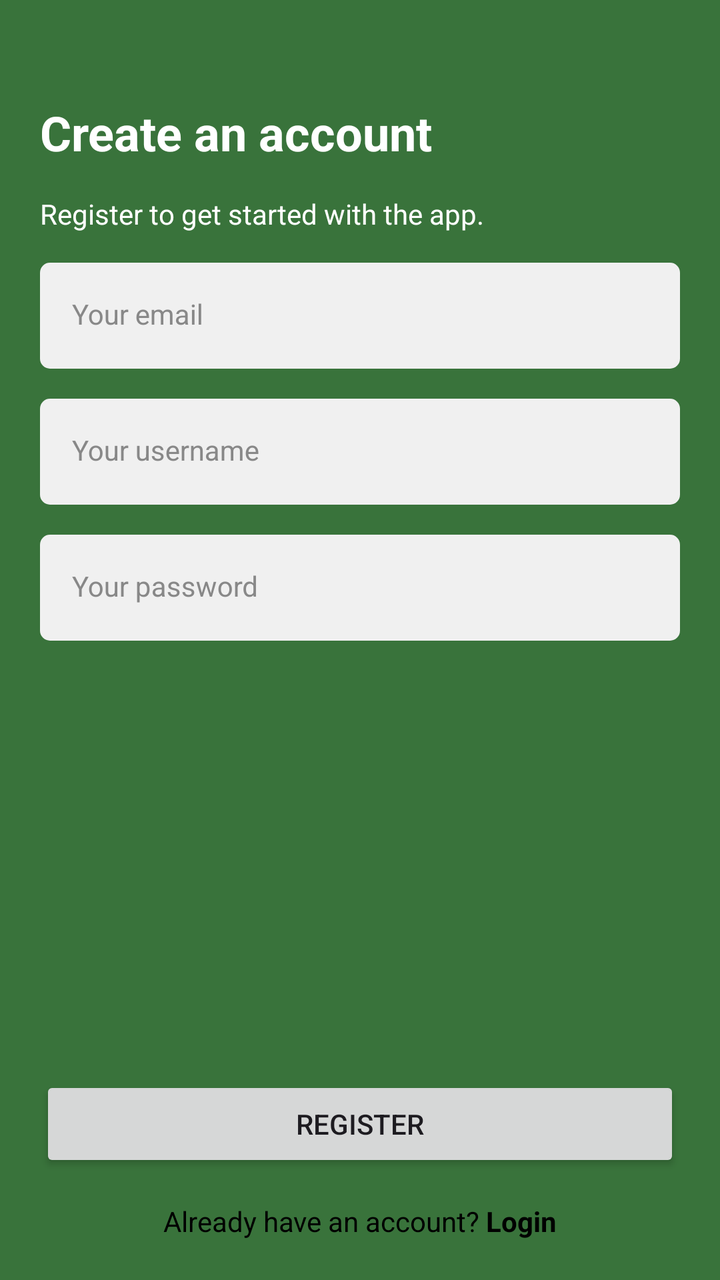
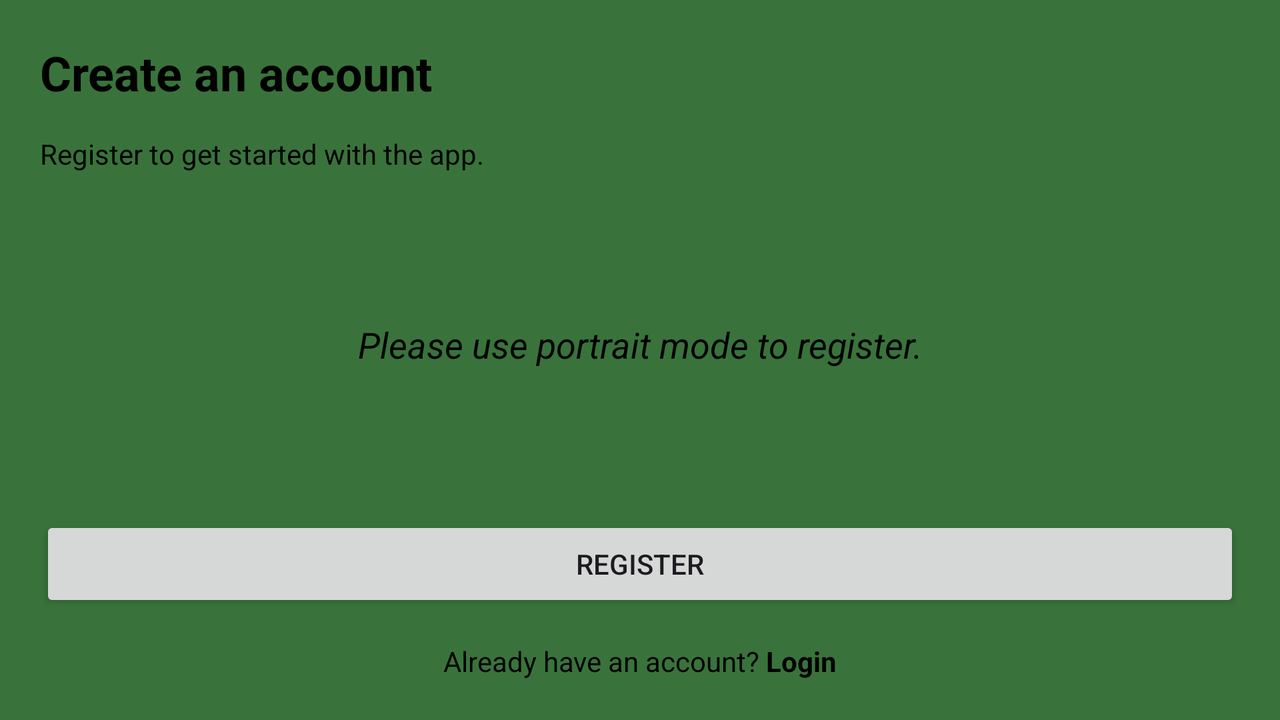

Compare how this app lays out the same screen by default and in its alternative resource folder. The renders come first, then the two layout files and the values they reference.
<!-- AndroidManifest.xml: application theme Theme.SkyAfra -->
<!-- res/layout/activity_register.xml -->
<?xml version="1.0" encoding="utf-8"?>
<androidx.constraintlayout.widget.ConstraintLayout xmlns:android="http://schemas.android.com/apk/res/android"
    xmlns:app="http://schemas.android.com/apk/res-auto"
    xmlns:tools="http://schemas.android.com/tools"
    android:layout_width="match_parent"
    android:layout_height="match_parent"
    android:background="@color/green"
    tools:context=".activity.RegisterActivity"
    android:padding="20dp">

    <TextView
        android:id="@+id/tv_register_title"
        android:layout_width="match_parent"
        android:layout_height="wrap_content"
        android:layout_marginTop="30dp"
        android:text="@string/register_title"
        android:textColor="@color/white"
        style="@style/Title"
        app:layout_constraintEnd_toEndOf="parent"
        app:layout_constraintStart_toStartOf="parent"
        app:layout_constraintTop_toTopOf="parent"/>

    <TextView
        android:id="@+id/tv_register_sub_title"
        android:layout_width="match_parent"
        android:layout_height="wrap_content"
        android:layout_marginTop="15dp"
        android:text="@string/register_sub_title"
        style="@style/SubTitle"
        android:textColor="@color/white"
        app:layout_constraintEnd_toEndOf="parent"
        app:layout_constraintStart_toStartOf="parent"
        app:layout_constraintTop_toBottomOf="@+id/tv_register_title"/>


        <com.google.android.material.textfield.TextInputLayout
            android:id="@+id/til_email"
            style="@style/TextInputLayout"
            android:layout_width="match_parent"
            android:layout_height="wrap_content"
            android:layout_marginTop="15dp"
            android:hint="@string/register_email"
            app:layout_constraintEnd_toEndOf="parent"
            app:layout_constraintStart_toStartOf="parent"
            app:layout_constraintTop_toBottomOf="@+id/tv_register_sub_title">

            <com.google.android.material.textfield.TextInputEditText
                android:id="@+id/et_email"
                style="@style/TextInputEditText"
                android:layout_width="match_parent"
                android:layout_height="wrap_content" />

        </com.google.android.material.textfield.TextInputLayout>

        <com.google.android.material.textfield.TextInputLayout
            android:id="@+id/til_username"
            style="@style/TextInputLayout"
            android:layout_width="match_parent"
            android:layout_height="wrap_content"
            android:layout_marginTop="15dp"
            android:hint="@string/register_username"
            app:layout_constraintEnd_toEndOf="parent"
            app:layout_constraintStart_toStartOf="parent"
            app:layout_constraintTop_toBottomOf="@+id/til_email">

            <com.google.android.material.textfield.TextInputEditText
                android:id="@+id/et_username"
                style="@style/TextInputEditText"
                android:layout_width="match_parent"
                android:layout_height="wrap_content" />

        </com.google.android.material.textfield.TextInputLayout>

        <com.google.android.material.textfield.TextInputLayout
            android:id="@+id/til_password"
            style="@style/TextInputLayout"
            android:layout_width="match_parent"
            android:layout_height="wrap_content"
            android:layout_marginTop="15dp"
            android:hint="@string/login_password"
            app:layout_constraintEnd_toEndOf="parent"
            app:layout_constraintStart_toStartOf="parent"
            app:layout_constraintTop_toBottomOf="@+id/til_username">

            <com.google.android.material.textfield.TextInputEditText
                android:id="@+id/et_password"
                style="@style/TextInputEditText"
                android:layout_width="match_parent"
                android:layout_height="wrap_content"
                android:inputType="textPassword" />

        </com.google.android.material.textfield.TextInputLayout>

    <androidx.appcompat.widget.AppCompatButton
        android:id="@+id/btn_register"
        android:layout_width="match_parent"
        android:layout_height="wrap_content"
        android:layout_marginBottom="15dp"
        android:text="@string/register"
        app:layout_constraintBottom_toTopOf="@id/tv_have_account"
        app:layout_constraintEnd_toEndOf="parent"
        app:layout_constraintStart_toStartOf="parent"/>

    <TextView
        android:id="@+id/tv_have_account"
        android:layout_width="match_parent"
        android:layout_height="wrap_content"
        android:text="@string/register_have_account"
        android:textAlignment="center"
        style="@style/SubTitle"
        app:layout_constraintBottom_toBottomOf="parent"
        app:layout_constraintEnd_toEndOf="parent"
        app:layout_constraintStart_toStartOf="parent"/>

    <ProgressBar
        android:id="@+id/progressBar"
        android:layout_width="wrap_content"
        android:layout_height="wrap_content"
        android:layout_gravity="center"
        android:visibility="gone"
        app:layout_constraintBottom_toBottomOf="parent"
        app:layout_constraintEnd_toEndOf="parent"
        app:layout_constraintStart_toStartOf="parent"
        app:layout_constraintTop_toTopOf="parent" />



</androidx.constraintlayout.widget.ConstraintLayout>
<!-- resources referenced by this layout -->
<resources>
  <color name="green">#39733B</color>
  <color name="white">#FFFFFFFF</color>
  <string name="login_password">Your password</string>
  <string name="register">REGISTER</string>
  <string name="register_email">Your email</string>
  <string name="register_have_account">
          Already have an account? <b>Login</b>
      </string>
  <string name="register_sub_title">
          Register to get started with the app.
      </string>
  <string name="register_title">Create an account</string>
  <string name="register_username">Your username</string>
  <style name="SubTitle">
          <item name="android:textColor">@color/black</item>
          <item name="android:textSize">14sp</item>
      </style>
  <style name="TextInputEditText" parent="Widget.MaterialComponents.TextInputLayout.FilledBox">
          <item name="android:background">@drawable/bg_text_field</item>
  
      </style>
  <style name="TextInputLayout" parent="Widget.MaterialComponents.TextInputLayout.FilledBox">
          <item name="android:textColorHint">@color/grey</item>
          <item name="hintTextColor">@color/grey</item>
          <item name="boxStrokeWidth">0dp</item>
          <item name="boxStrokeWidthFocused">0dp</item>
      </style>
  <style name="Title">
          <item name="android:textColor">@color/black</item>
          <item name="android:textSize">24sp</item>
          <item name="android:textStyle">bold</item>
      </style>
  <style name="Theme.SkyAfra" parent="Base.Theme.SkyAfra" />
  <color name="black">#FF000000</color>
  <!-- drawable bg_text_field (drawable) -->
  <?xml version="1.0" encoding="utf-8"?>
  <selector xmlns:android="http://schemas.android.com/apk/res/android">
      <item android:state_focused="true">
          <shape android:shape="rectangle">
              <solid android:color="@color/grey_light"/>
              <stroke android:width="1dp"/>
              <corners android:radius="5dp"/>
          </shape>
      </item>
  
      <item android:state_focused="false">
          <shape android:shape="rectangle">
              <solid android:color="@color/grey_light"/>
              <corners android:radius="5dp"/>
          </shape>
      </item>
  </selector>
  <color name="grey">#888888</color>
  <style name="Base.Theme.SkyAfra" parent="Theme.Material3.DayNight.NoActionBar">
          
           <item name="colorPrimary">@color/green</item>
           <item name="colorPrimaryVariant">@color/green</item>
           <item name="android:statusBarColor">@color/green</item>
      </style>
  <color name="grey_light">#F0F0F0</color>
</resources>
<!-- res/layout-land/activity_register.xml (the repository's variant of the layout above) -->
<!-- drawn on the phone turned sideways -->
<?xml version="1.0" encoding="utf-8"?>
<androidx.constraintlayout.widget.ConstraintLayout xmlns:android="http://schemas.android.com/apk/res/android"
    xmlns:app="http://schemas.android.com/apk/res-auto"
    xmlns:tools="http://schemas.android.com/tools"
    android:layout_width="match_parent"
    android:layout_height="match_parent"
    android:background="@color/green"
    tools:context=".activity.RegisterActivity"
    android:padding="20dp">

    <TextView
        android:id="@+id/tv_register_title"
        style="@style/Title"
        android:layout_width="match_parent"
        android:layout_height="wrap_content"
        android:text="@string/register_title"
        app:layout_constraintEnd_toEndOf="parent"
        app:layout_constraintStart_toStartOf="parent"
        app:layout_constraintTop_toTopOf="parent" />

    <TextView
        android:id="@+id/tv_register_sub_title"
        android:layout_width="match_parent"
        android:layout_height="wrap_content"
        android:layout_marginTop="15dp"
        android:text="@string/register_sub_title"
        style="@style/SubTitle"
        app:layout_constraintEnd_toEndOf="parent"
        app:layout_constraintStart_toStartOf="parent"
        app:layout_constraintTop_toBottomOf="@+id/tv_register_title"/>


    <TextView
        android:id="@+id/tip_register"
        android:layout_width="match_parent"
        android:layout_height="wrap_content"
        android:layout_marginStart="20dp"
        android:layout_marginEnd="20dp"
        android:text="@string/tip_register"
        android:textColor="@color/black"
        android:textStyle="italic"
        android:gravity="center"
        android:textSize="18sp"
        app:layout_constraintBottom_toTopOf="@+id/btn_register"
        app:layout_constraintEnd_toEndOf="parent"
        app:layout_constraintStart_toStartOf="parent"
        app:layout_constraintTop_toBottomOf="@+id/tv_register_sub_title" />

    <androidx.appcompat.widget.AppCompatButton
        android:id="@+id/btn_register"
        android:layout_width="match_parent"
        android:layout_height="wrap_content"
        android:layout_marginBottom="15dp"
        android:text="@string/register"
        app:layout_constraintBottom_toTopOf="@id/tv_have_account"
        app:layout_constraintEnd_toEndOf="parent"
        app:layout_constraintStart_toStartOf="parent"/>

    <TextView
        android:id="@+id/tv_have_account"
        android:layout_width="match_parent"
        android:layout_height="wrap_content"
        android:text="@string/register_have_account"
        android:textAlignment="center"
        style="@style/SubTitle"
        app:layout_constraintBottom_toBottomOf="parent"
        app:layout_constraintEnd_toEndOf="parent"
        app:layout_constraintStart_toStartOf="parent"/>

    <ProgressBar
        android:id="@+id/progressBar"
        android:layout_width="wrap_content"
        android:layout_height="wrap_content"
        android:layout_gravity="center"
        android:visibility="gone"
        app:layout_constraintBottom_toBottomOf="parent"
        app:layout_constraintEnd_toEndOf="parent"
        app:layout_constraintStart_toStartOf="parent"
        app:layout_constraintTop_toTopOf="parent" />

</androidx.constraintlayout.widget.ConstraintLayout>
<!-- resources referenced by the variant -->
<!-- as the phone turned sideways resolves them -->
<resources>
  <color name="black">#FF000000</color>
  <color name="green">#39733B</color>
  <string name="register">REGISTER</string>
  <string name="register_have_account">
          Already have an account? <b>Login</b>
      </string>
  <string name="register_sub_title">
          Register to get started with the app.
      </string>
  <string name="register_title">Create an account</string>
  <string name="tip_register">Please use portrait mode to register.</string>
  <style name="SubTitle">
          <item name="android:textColor">@color/black</item>
          <item name="android:textSize">14sp</item>
      </style>
  <style name="Title">
          <item name="android:textColor">@color/black</item>
          <item name="android:textSize">24sp</item>
          <item name="android:textStyle">bold</item>
      </style>
  <style name="Theme.SkyAfra" parent="Base.Theme.SkyAfra" />
  <style name="Base.Theme.SkyAfra" parent="Theme.Material3.DayNight.NoActionBar">
          
           <item name="colorPrimary">@color/green</item>
           <item name="colorPrimaryVariant">@color/green</item>
           <item name="android:statusBarColor">@color/green</item>
      </style>
</resources>
